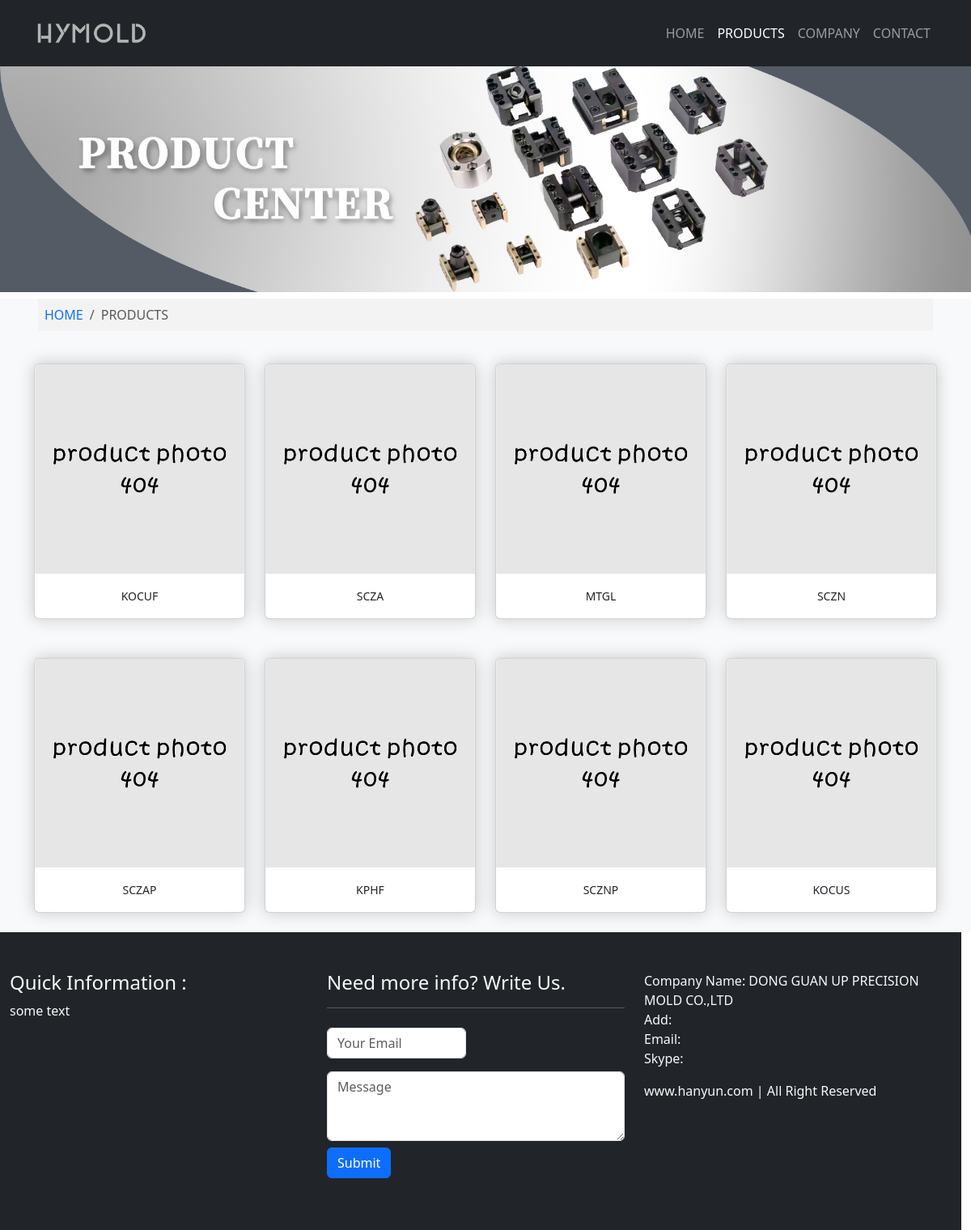
Page /products on the committed database.
### app.py (models this page shows)
class Product(db.Model):  # 产品表
    __tablename__ = 'product'
    id = db.Column(db.Integer, primary_key=True)
    name = db.Column(db.String(20))
    price = db.Column(db.Float)
    description = db.Column(db.String(200))
    content = db.Column(db.Text())
    timestamp = db.Column(db.DateTime, default=datetime.utcnow())
    clicks = db.Column(db.Integer)

### app.py (the view)
@app.route('/products')
def products():
    return render_template('products.html')

### app.py (called while the page is built)
@app.context_processor
def make_template_context():
    return dict(
        products=Product.query.order_by(Product.id.asc()).all(),
        about=About.query.order_by(About.timestamp.desc()).first(),
        advantages=Advantage.query.order_by(Advantage.id.asc()).all()
    )

### templates/products.html (shortened to what this page needs)
{% extends 'base.html' %}
{% block nav_products %}
    active
{% endblock %}
{% block content %}
    <div class="section bg-secondary custom-container">
        <img src="{{ url_for('static', filename='img/product-image.jpg') }}" alt="background-image" class="img-fluid">
    </div>
    <section class="text-center bg-light">
        <div class="container">
            <nav aria-label="breadcrumb" class="mt-2 mb-3">
                <ol class="breadcrumb p-2 breadcrumb-style">
                    <li class="breadcrumb-item">
                        <a href="{{ url_for('index') }}"
                           class="link-underline link-underline-opacity-0 link-underline-opacity-75-hover">HOME
                        </a>
                    </li>
                    <li class="breadcrumb-item active" aria-current="page">PRODUCTS</li>
                </ol>
            </nav>
            <div class="row">
                {% for product in products %}
                    <div class="col-md-3 col-sm-6 col-12 my-2">
                        <div class="card my-3 transition_style">
                            <div class="light-move">
                                <a href="{{ url_for('product', product_id=product.id) }}">
                                    {% set photo = product.photos|first %}
                                    {% if photo %}
                                        <img src="{{ url_for('get_image', filename=photo.filename) }}"
                                             alt="{{ product.name }}" style="width: 300px;height: auto;">
                                    {% else %}
                                        <img class="card-img-top"
                                             src="{{ url_for('static', filename='img/no_product.jpg') }}"
                                             alt="Card image cap">
                                    {% endif %}
                                </a>
                            </div>
                            <a href="{{ url_for('product', product_id=product.id) }}"
                               class="p-3 btn btn-sm">{{ product.name }}</a>
                        </div>
                    </div>
                {% endfor %}
            </div>
        </div>
    </section>
{% endblock %}

### static/css/styles.css (style rules this page uses)
.custom-container { margin-top: 80px; padding-left: 0px; padding-right: 0px; }
.transition_style { transition: all 0.5s; box-shadow: 0 0 20px rgba(0, 0, 0, 0.2); }
.breadcrumb-style { padding: 5px; margin: 5px; background-color: #f4f3f3; }
.light-move { position: relative; overflow: hidden; cursor: pointer; }
.light-move:after { position: absolute; left: -100%; top: 0; width: 50%; height: 100%; content: ""; background: linear-gradient(to right, rgba(255, 255, 255, 0) 0, rgba(255, 255, 255, 0.3) 50%, rgba(255, 255, 255, 0) 100%); transform: skewX(-45deg); pointer-events: none; }

### rows in the picture
Product: name "KOCUF"
Product: name "SCZA"
Product: name "MTGL"
Product: name "SCZN"
Product: name "SCZAP"
Product: name "KPHF"
Product: name "SCZNP"
Product: name "KOCUS"
